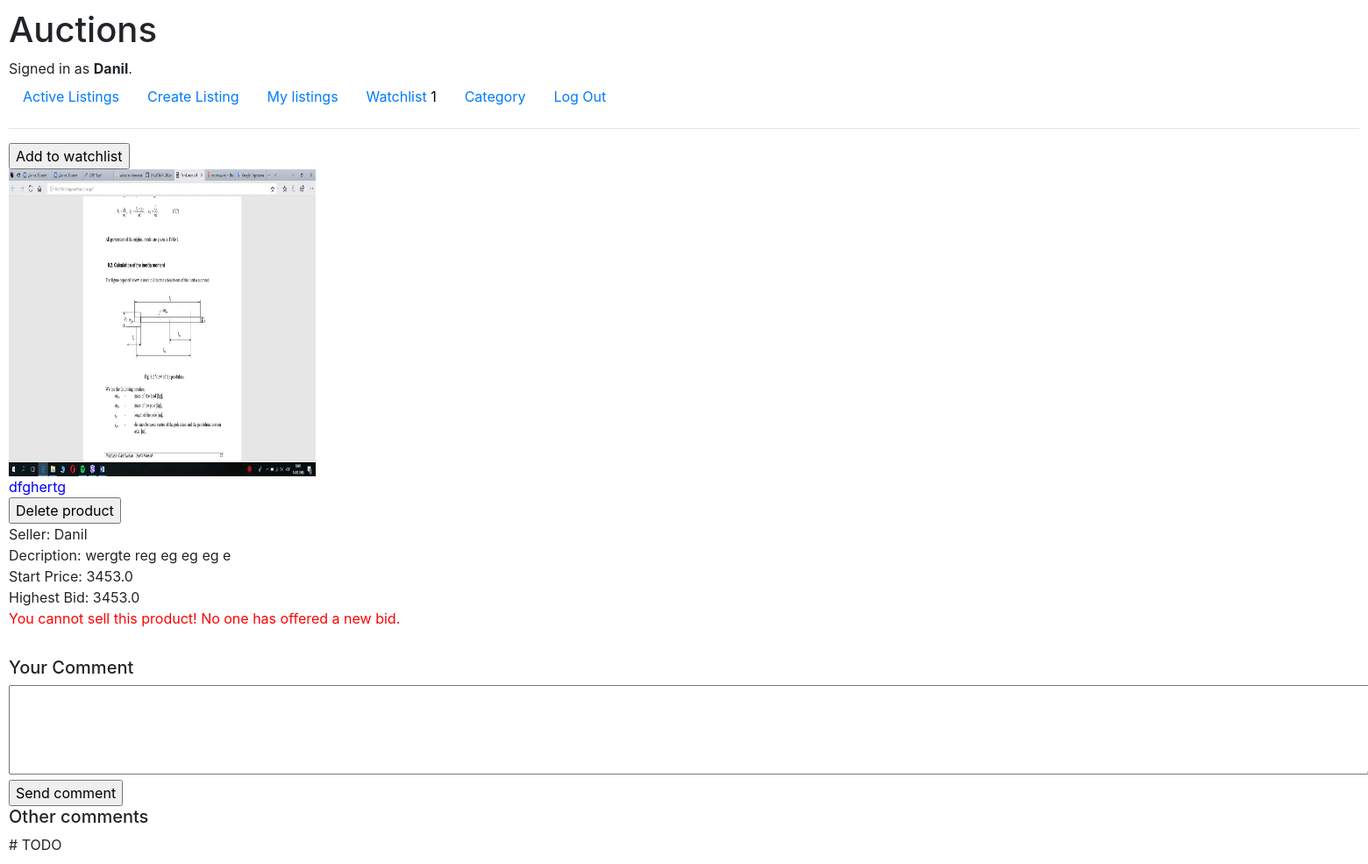
Before: /listingPage/dfghertg (signed in) with the older database file.
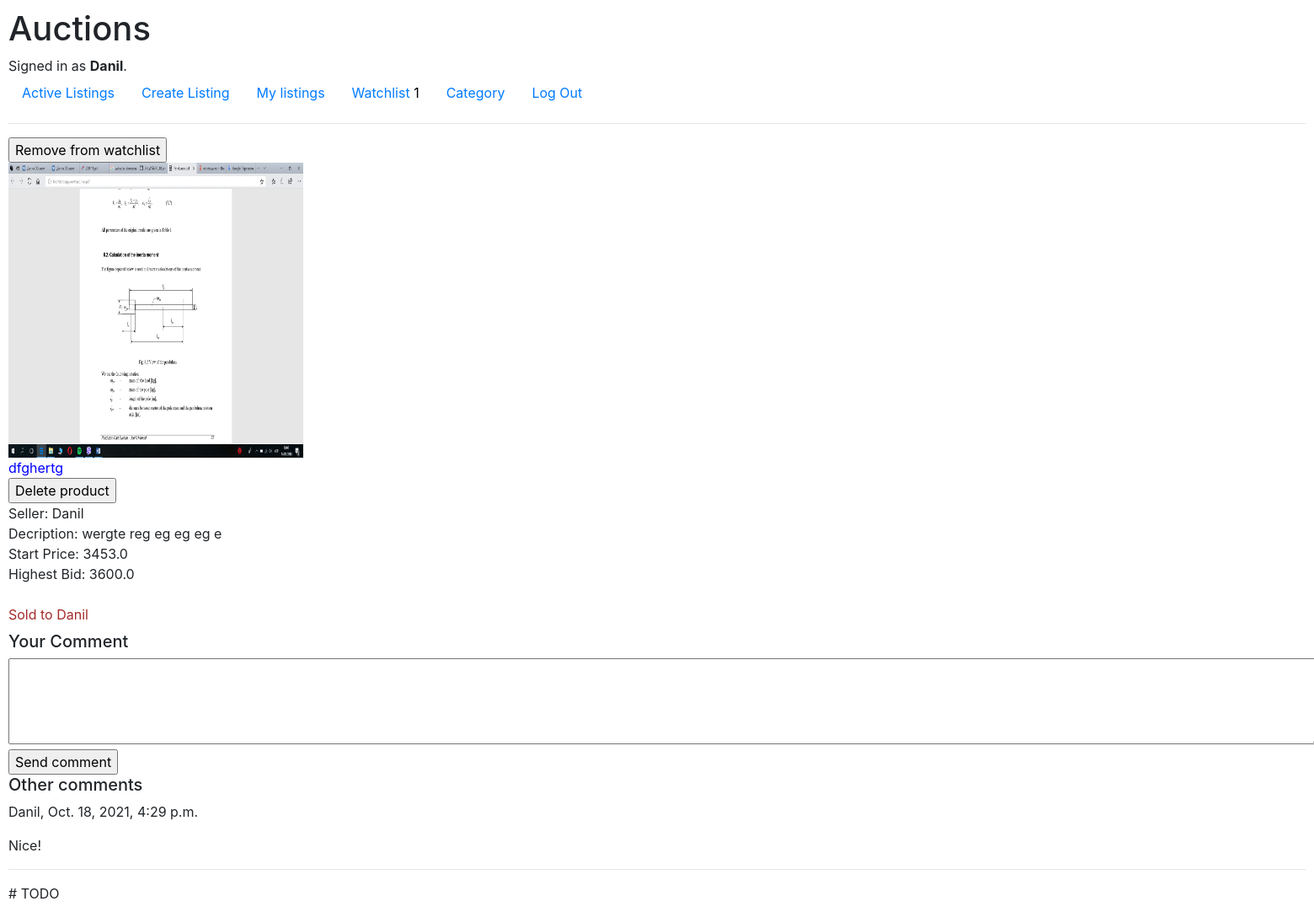
After: the same page with the newer database file.
### auctions/models.py (models this page shows, shortened)
class Product(models.Model):
    category = models.ForeignKey(Category, on_delete=models.CASCADE)
    user = models.ForeignKey(User, on_delete=models.CASCADE)
    title = models.CharField(max_length=120)
    description = models.TextField()
    start_bid = models.FloatField()
    last_bid = models.ForeignKey("Bid", on_delete=models.CASCADE, related_name="last_bid_for_product", blank=True, null=True)
    bids = models.ManyToManyField("Bid", related_name="bids_for_product", blank=True, null=True)
    closed = models.BooleanField(default=False)
    comment = models.ManyToManyField("Comment", blank=True)
    image = models.ImageField(upload_to="static/media", blank=True) # указіваем пусть загрузки медиа файлов через админку

class User(AbstractUser):
    pass

class Bid(models.Model):
    user = models.ForeignKey(User, on_delete=models.CASCADE)
    product = models.ForeignKey(Product, on_delete=models.CASCADE)
    date = models.DateTimeField(default=timezone.now)
    bid = models.FloatField(default=0, max_length=7)
    def __str__(self):
        return f"{self.bid}"

class Comment(models.Model):
    user = models.ForeignKey(User, on_delete=models.CASCADE)
    text = models.TextField()
    date = models.DateTimeField(default=timezone.now)

### auctions/views.py (the view)
# urls.py: path("listingPage/<str:product>", views.listing_page, name="listingPage"),
@login_required(login_url="/login")
def listing_page(request, product):
    if request.method == "GET":
        try:
            product = Product.objects.get(title=product)
            watchlist = Watchlist.objects.get(user=request.user)
            return render(request, "auctions/listingPage.html", {
                "product": product,
                "watchlist": watchlist
            })
        except ObjectDoesNotExist:
             return render(request, "auctions/listingPage.html", {
                "product": product
            })

### auctions/templates/auctions/listingPage.html (shortened to what this page needs)
{% extends "auctions/layout.html" %}
{% block body %}
    {% if product in watchlist.product.all %}
        <form action="{% url 'add_to_watchlist' product=product.title %}" method="POST">
                <input type="submit" class="watchlist-button" name="watchlist-button" value="Remove from watchlist">
        </form>
    {% else %}
        <form action="{% url 'add_to_watchlist' product=product.title %}" method="POST">
            <input type="submit" class="watchlist-button" name="watchlist-button" value="Add to watchlist">
        </form>
    {% endif %}
    <img src="{{product.image.url}}" class="catalog-item__img" style="height: 350px; width: 350px;">
    <div class="catalog-item__subtitle" style="color: blue;">{{product.title}}</div>
    {% if request.user == product.user %}
        <form action="{% url 'delete_product' product=product.title %}" mathod="GET">
            <input type="submit" value="Delete product">
        </form>
    {% endif %}
    <div class="catalog-item__user">Seller: {{product.user}}</div>
    <div class="catalog-item__descr" style="width: 350px;">Decription: {{product.description}}</div>
    <div class="catalog-item__start-bid">Start Price: {{product.start_bid}}</div>
    {% if product.last_bid is None %}
        <div class="catalog-item__bid">Highest Bid: {{product.start_bid}}</div>
        {% if product.user == request.user %}
            <label style="color: red">You cannot sell this product! No one has offered a new bid.</label>
        {% endif %}
    {% else %}
        <div class="catalog-item__bid">Highest Bid: {{product.last_bid}}</div>
    {% endif %}
    <br>
    {% if product.user == request.user %}
        {% if not product.closed %}
            <form action="{% url 'close_auction' product=product.title %}" method="GET">
                {% csrf_token %}
                {% if product.last_bid.bid > product.start_bid %}
                    <input type="submit" name="close-auction" value="Sell!">
                {% endif %}
            </form>
        {% else %}
            <label style="color:brown">Sold to {{product.last_bid.user}}</label>
        {% endif %}
    {% endif %}
    <br>
    <div class="comments">
        <h5 class="comments_title">Your Comment</h5>
        <form action="{% url 'comment' product=product.title %}" method="POST">
            <textarea required name="comment"  cols="150" rows="4"></textarea><br>
            <input type="submit" value="Send comment">
        </form>
        <h5 class="comments_title">Other comments</h5>
        {% for comment in product.comment.all %}
            <p>{{comment.user}}, {{comment.date}}</p>
            <p>{{comment.text}}</p>
            <hr>
        {% endfor %}
    </div>
    # TODO
{% endblock %}

Changed rows visible on the page:
changed Product "dfghertg": last_bid_id empty → 180 (drawn); last_bid (not shown) → "3600.0"; closed False → True (drawn); last_bid.user (not shown) → "Danil"; start_bid "3453.0" → (not shown)
added Comment: user "Danil", date "Oct. 18, 2021, 4:29 p.m.", text "Nice!"
Other visible differences:
form field watchlist-button: (not shown) → "Remove from watchlist"
form field watchlist-button: "Add to watchlist" → (not shown)
text no longer shown: "You cannot sell this product! No one has offered a new bid."
text now shown: "Sold to"
